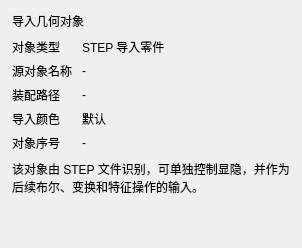
<?xml version="1.0" encoding="UTF-8"?>
<ui version="4.0">
 <class>StepImportPartDialog</class>
 <widget class="QWidget" name="StepImportPartDialog">
  <layout class="QVBoxLayout" name="mainLayout">
   <property name="leftMargin"><number>12</number></property>
   <property name="topMargin"><number>12</number></property>
   <property name="rightMargin"><number>12</number></property>
   <property name="bottomMargin"><number>12</number></property>
   <property name="spacing"><number>8</number></property>
   <item>
    <widget class="QLabel" name="pageNameLabel">
     <property name="text"><string>导入几何对象</string></property>
    </widget>
   </item>
   <item>
    <layout class="QFormLayout" name="formLayout">
     <property name="horizontalSpacing"><number>10</number></property>
     <property name="verticalSpacing"><number>6</number></property>
     <item row="0" column="0"><widget class="QLabel" name="typeLabel"><property name="text"><string>对象类型</string></property></widget></item>
     <item row="0" column="1"><widget class="QLabel" name="typeValueLabel"><property name="text"><string>STEP 导入零件</string></property></widget></item>
     <item row="1" column="0"><widget class="QLabel" name="nameLabel"><property name="text"><string>源对象名称</string></property></widget></item>
     <item row="1" column="1"><widget class="QLabel" name="nameValueLabel"><property name="text"><string>-</string></property><property name="wordWrap"><bool>true</bool></property><property name="textInteractionFlags"><set>Qt::TextSelectableByMouse</set></property></widget></item>
     <item row="2" column="0"><widget class="QLabel" name="pathLabel"><property name="text"><string>装配路径</string></property></widget></item>
     <item row="2" column="1"><widget class="QLabel" name="pathValueLabel"><property name="text"><string>-</string></property><property name="wordWrap"><bool>true</bool></property><property name="textInteractionFlags"><set>Qt::TextSelectableByMouse</set></property></widget></item>
     <item row="3" column="0"><widget class="QLabel" name="colorLabel"><property name="text"><string>导入颜色</string></property></widget></item>
     <item row="3" column="1"><widget class="QLabel" name="colorValueLabel"><property name="text"><string>默认</string></property><property name="textInteractionFlags"><set>Qt::TextSelectableByMouse</set></property></widget></item>
     <item row="4" column="0"><widget class="QLabel" name="partIndexLabel"><property name="text"><string>对象序号</string></property></widget></item>
     <item row="4" column="1"><widget class="QLabel" name="partIndexValueLabel"><property name="text"><string>-</string></property><property name="textInteractionFlags"><set>Qt::TextSelectableByMouse</set></property></widget></item>
    </layout>
   </item>
   <item>
    <widget class="QLabel" name="infoLabel">
     <property name="text"><string>该对象由 STEP 文件识别，可单独控制显隐，并作为后续布尔、变换和特征操作的输入。</string></property>
     <property name="wordWrap"><bool>true</bool></property>
    </widget>
   </item>
   <item><spacer name="verticalSpacer"><property name="orientation"><enum>Qt::Vertical</enum></property><property name="sizeHint" stdset="0"><size><width>20</width><height>40</height></size></property></spacer></item>
  </layout>
 </widget>
 <resources/>
 <connections/>
</ui>
